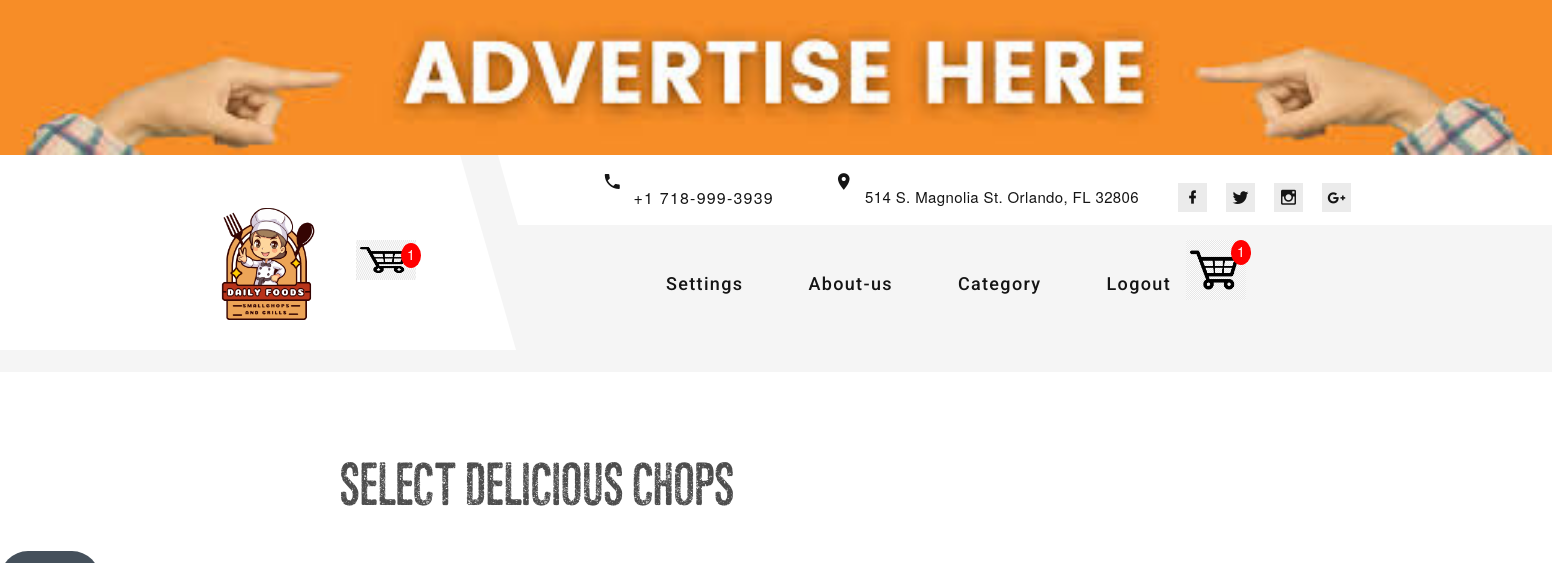
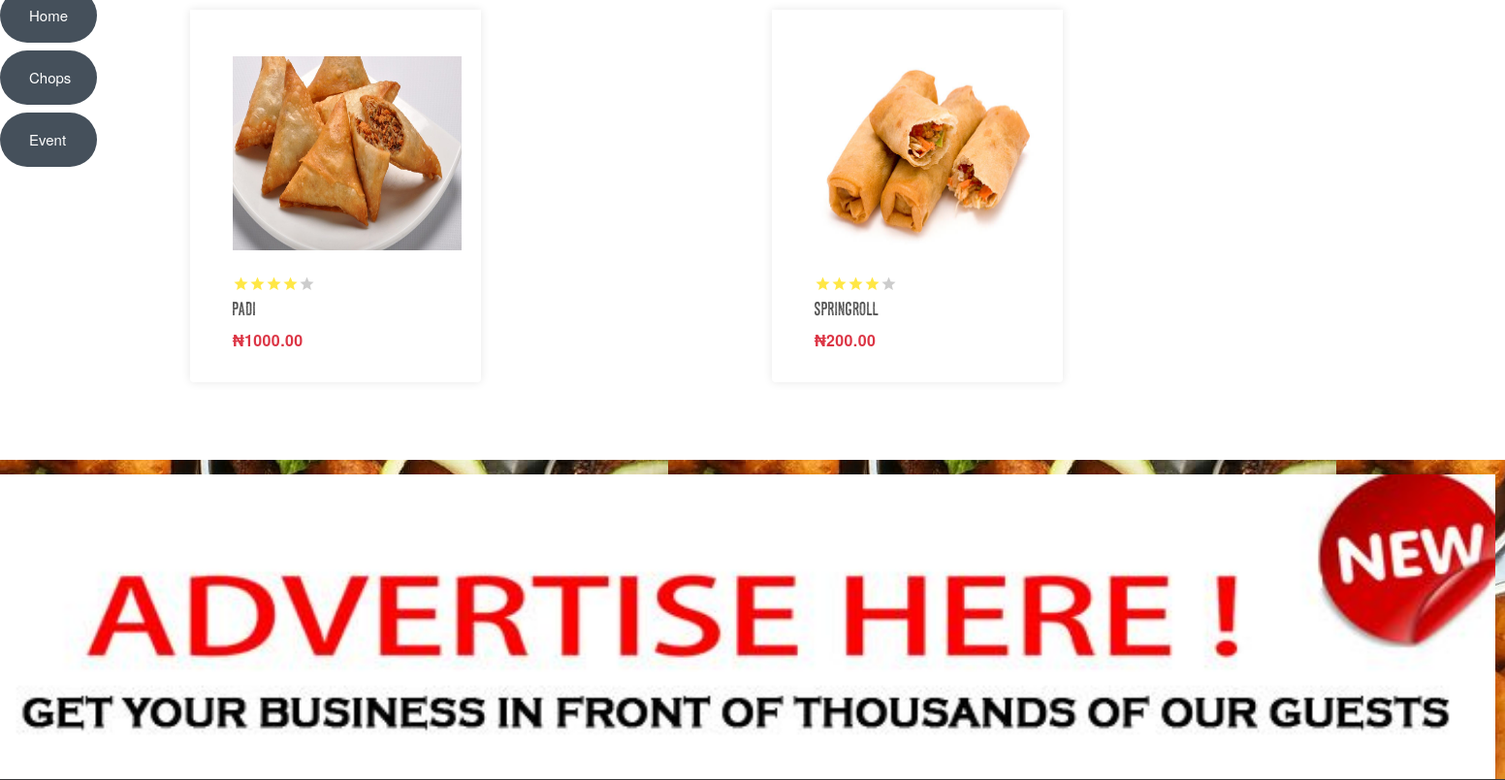
The page /chops/ (signed in, upper part) on the database as committed earlier (2 pictures, top to bottom).
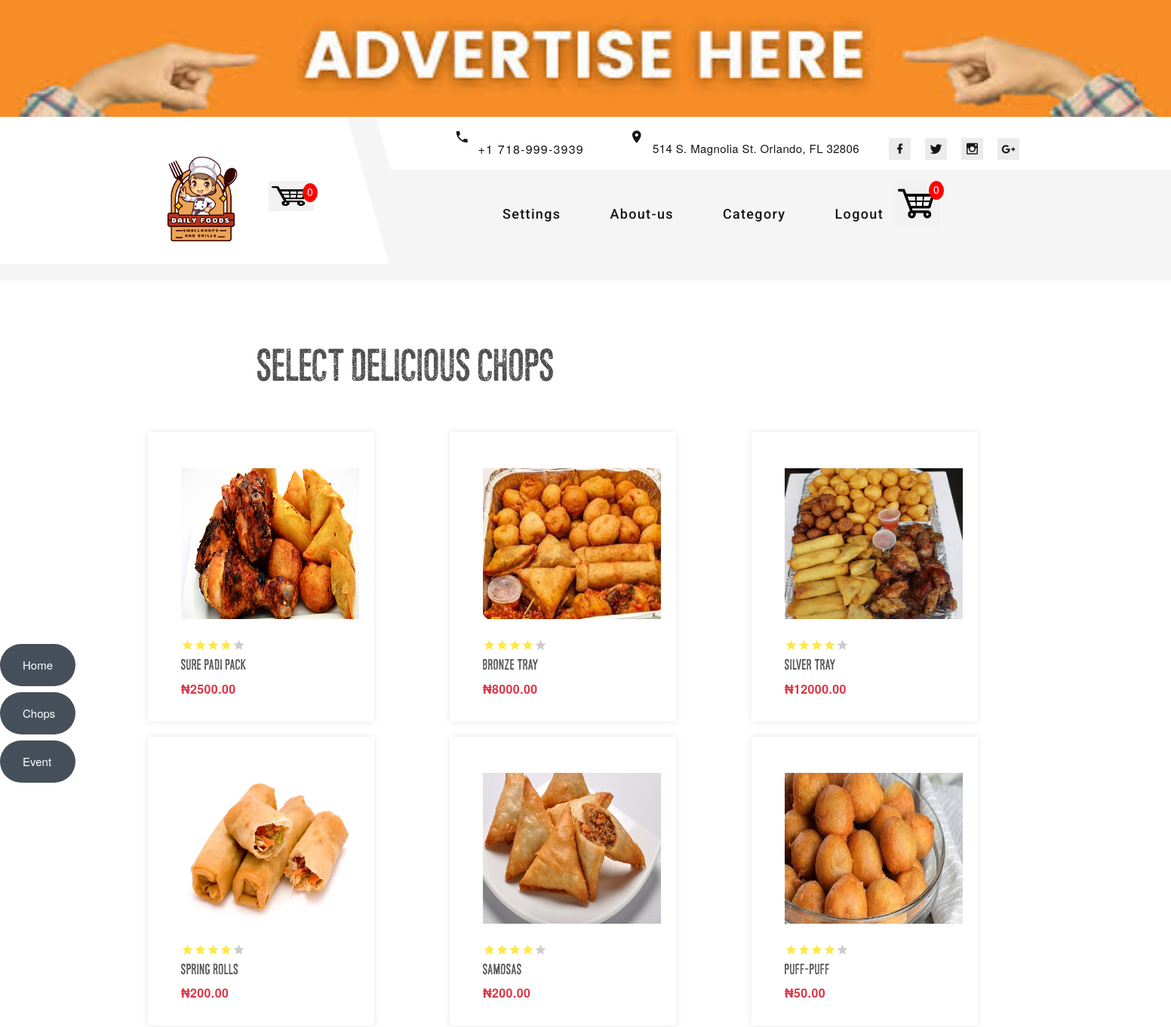
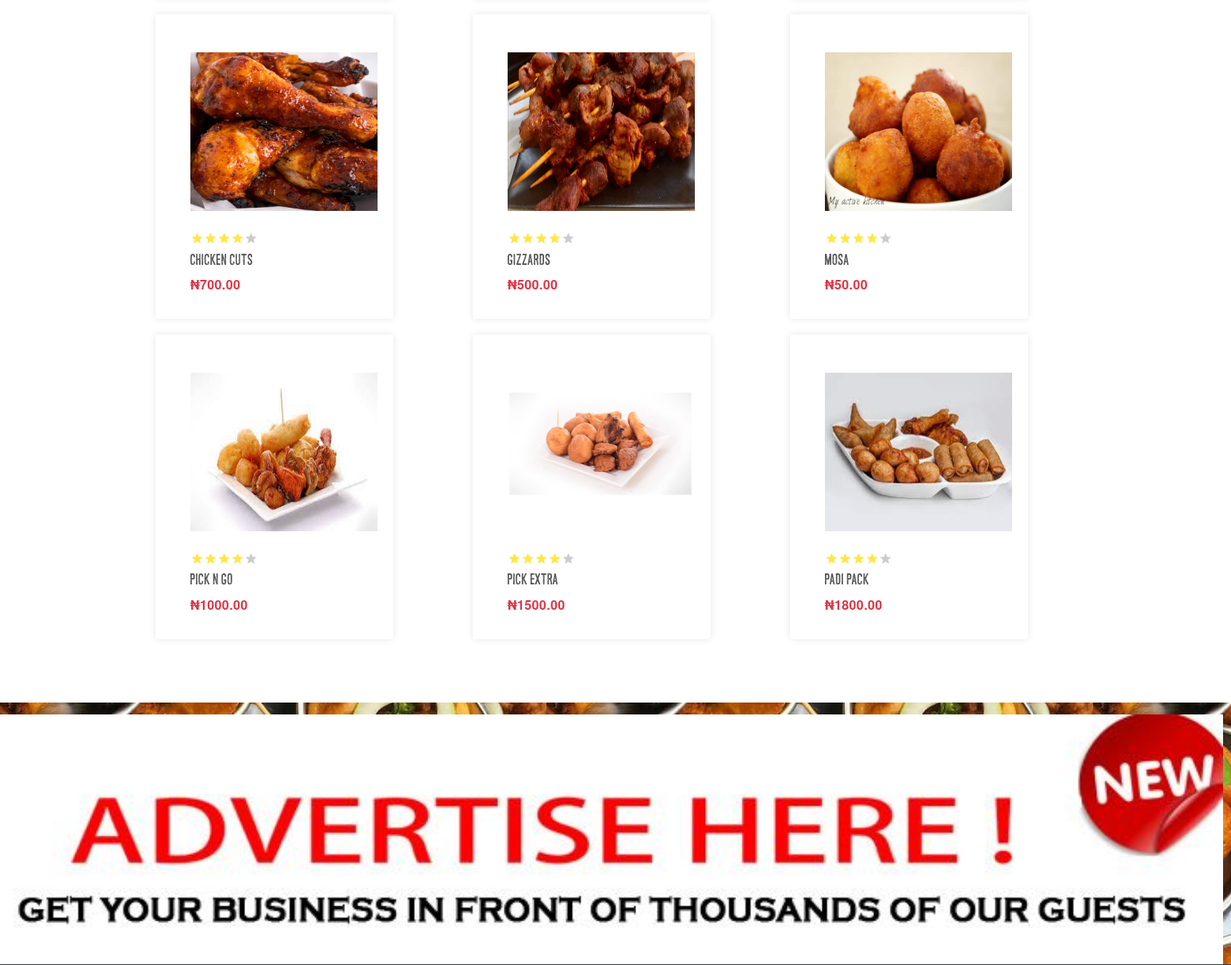
The same page on the database as committed later (2 pictures, top to bottom).
### smallchop/models.py (models this page shows, shortened)
class Product(models.Model):
    name = models.CharField(max_length=200, null=True)
    price = models.DecimalField(max_digits=7, decimal_places=2)
    description = models.TextField( max_length=500, null=True)
    reviews = models.ManyToManyField('smallchop.Review', blank=True, related_name="product_reviews")
    date_created = models.DateTimeField(auto_now_add=True, null=True)
    category = models.ManyToManyField(Category, related_name='products')
    image = models.ImageField( upload_to="images/products", null=True, blank=True)
    @property
    def imageURL(self):
        try:
            url = self.image.url
        except:
            url = ''
        return url

### smallchop/decorators.py (the view)
        def wrapper_func(request, *args, **kwargs):
            group = None
            if request.user.groups.exists():
                group = request.user.groups.all()[0].name
            if group in allowed_roles:
              return view_func(request, *args, **kwargs)
            else:
                return HttpResponse('you are not allowed to view this page')

### smallchop/models.py (called while the page is built)
    @property
    def get_cart_items(self):
        orderitems = self.orderitem_set.all()
        total = sum([item.quantity for item in orderitems])
        return total

### smallchop/utils.py (called while the page is built)
def cartData(request):
    items = []
    order = {'get_cart_total': 0, 'get_cart_items': 0, 'shipping': False}
    cartItems = order['get_cart_items']
    if request.user.is_authenticated:
        customer = request.user.customer
        order, created = Order.objects.get_or_create(customer=customer, complete=False)
        items = order.orderitem_set.all()
        cartItems = order.get_cart_items
    return {'items': items, 'order': order, 'cartItems': cartItems}

### smallchop/views.py (called while the page is built)
@login_required(login_url='login')
@allowed_users(allowed_roles=['customer'])
def ChopsView(request):
    data = cartData(request)
    cartItems = data['cartItems']
    items = data['items']
    categories = Category.objects.all()
    products = Product.objects.all()
    context = {'products':products, 'categories':categories, 'items': items, 'cartItems':cartItems}
    return render(request, "chops/chops.html", context)

### templates/chops/chops.html (shortened to what this page needs)
{% extends "chops/base.html" %}
{% block content %}
<section class="section section-lg bg-default">
    <div class="container">
      <h3 class="oh-desktop"><span class="d-inline-block wow slideInUp">Select Delicious Chops</span></h3>
      <div class="row row-lg row-30">
        <div class="col-sm-6 col-g-4 col-xl-3">
            {% for product in products %}
            <article class="product wow fadeInLeft" data-wow-delay=".15s">
              <div class="product-figure " ><img class="img_products " src="{{product.imageURL}}" alt="product_image" width="300" height="300"/>
              </div>
              <div class="product-rating"><span class="mdi mdi-star"></span><span class="mdi mdi-star"></span><span class="mdi mdi-star"></span><span class="mdi mdi-star"></span><span class="mdi mdi-star text-gray-13"></span>
              </div>
              <h6 class="product-title">{{product.name}}</h6>
              <div class="product-price-wrap">
                <div class="product-price">₦{{product.price|floatformat:2}}</div>
              </div>
              <div class="product-button">
              </div>
            </article>
            {% endfor %}
          </div>
       </div>
    </div>
  </section>
  {% endblock %}

### templates/chops/base.html (shortened to what this page needs)
{% load static %}
<!DOCTYPE html>
<html class="wide wow-animation" lang="en">
  <head>
    <link rel="stylesheet" href="https://stackpath.bootstrapcdn.com/bootstrap/4.4.1/css/bootstrap.min.css">
	<link rel="stylesheet" type="text/css" href="{% static 'css/main.css' %}">
    <link rel="stylesheet" href="{% static 'css/bootstrap.css' %}">
    <link rel="stylesheet" href="{% static 'css/fonts.css' %}">
    <link rel="stylesheet" href="{% static 'css/style.css' %}">
    <div>
      <a class=" ai section section-banner text-center d-none d-xl-block" href="https://www.templatemonster.com/intense-multipurpose-html-template.html"><img src="{% static 'images/banner/advt_b.jpg' %}" alt="" width="1600" height="310"></a>
      <header class="section page-header">
        <div class="rd-navbar-wrap">
          <nav class="rd-navbar rd-navbar-modern" data-layout="rd-navbar-fixed" data-sm-layout="rd-navbar-fixed" data-md-layout="rd-navbar-fixed" data-md-device-layout="rd-navbar-fixed" data-lg-layout="rd-navbar-static" data-lg-device-layout="rd-navbar-fixed" data-xl-layout="rd-navbar-static" data-xl-device-layout="rd-navbar-static" data-xxl-layout="rd-navbar-static" data-xxl-device-layout="rd-navbar-static" data-lg-stick-up-offset="56px" data-xl-stick-up-offset="56px" data-xxl-stick-up-offset="56px" data-lg-stick-up="true" data-xl-stick-up="true" data-xxl-stick-up="true">
            <div class="rd-navbar-inner-outer">
              <div class="rd-navbar-inner">
                <div class="rd-navbar-panel">
                  <div class="rd-navbar-brand"><a  href="{% url 'index'%}"><img class="brand-logo-dark" src="{% static 'images/logo/Logo1.png' %}" alt="" width="198" height="66"/></a></div>
                      <a   href="{% url 'cart' %}">
                        <img class="img_logo" id="cart-icon" src="{% static 'images/index/cart.png' %}">
                      </a>
                          <p class="pi" id="cart-total">{{cartItems}}</p>
                </div>
                <div class="rd-navbar-right rd-navbar-nav-wrap">
                  <div class="rd-navbar-aside">
                    <ul class="rd-navbar-contacts-2">
                      <li>
                        <div class="unit unit-spacing-xs">
                          <div class="unit-left"><span class="icon mdi mdi-phone"></span></div>
                          <div class="unit-body"><a class="phone" href="tel:#">+1 718-999-3939</a></div>
                        </div>
                      </li>
                      <li>
                        <div class="unit unit-spacing-xs">
                          <div class="unit-left"><span class="icon mdi mdi-map-marker"></span></div>
                          <div class="unit-body"><a class="address" href="#">514 S. Magnolia St. Orlando, FL 32806</a></div>
                        </div>
                      </li>
                    </ul>
                    <ul class="list-share-2">
                      <li><a class="icon mdi mdi-facebook" href="#"></a></li>
                      <li><a class="icon mdi mdi-twitter" href="#"></a></li>
                      <li><a class="icon mdi mdi-instagram" href="#"></a></li>
                      <li><a class="icon mdi mdi-google-plus" href="#"></a></li>
                    </ul>
                  </div>
                  <div class="rd-navbar-main">
                    <div class="form-inline my-2 my-lg-0">
                      <ul class="rd-navbar-nav">
                            <li class="rd-nav-item" id="settingDropdown">
                              <a class="rd-nav-link" href="#">Settings </a>
                          </li>
                          <li class="rd-nav-item"><a class="rd-nav-link" href="{% url 'aboutus'%}">About-us</a></li>
                          <li class="rd-nav-item" id="categoryDropdown">
                            <a class="rd-nav-link" href="#">Category </a>
                        </li>
                          {% if request.user.is_authenticated %}
                          <li class="rd-nav-item"><a class="rd-nav-link" href="{% url 'logout' %}">Logout</a></li>
                          {% else %}
                          <li class="rd-nav-item"><a class="rd-nav-link" href="{% url 'login' %}">Login</a></li>
                        {% endif %}
                        <a href="{% url 'cart' %}">
                          <img  id="cart-icon" src="{% static 'images/index/cart.png' %}">
                        </a>
                            <p class="pi" id="cart-total">{{cartItems}}</p>
                      </ul>
                    </div>
                </div>
              </div>
            </div>
          </nav>
        </div>
      </header>
      <nav id="navbar" class="navbar nav-menu"  >
        <ul class="ulu">
          <a href="{% url 'index' %}" class="bx bx-home"> <span>Home</span></a>
          <li><a href="{% url 'chops' %}" > <span>Chops</span></a></li>
          <li><a href="{% url 'event_form' %}"> <span>Event</span></a></li>
        </ul>
      </nav>
  {% block content %}{% endblock %}
  <a class="section section-banner" href="https://www.templatemonster.com/intense-multipurpose-html-template.html"><img src="{% static 'images/banner/adv-here.jpg' %}" alt="" width="1600" height="310"></a>
</div>
</body>
</html>

### static/css/main.css (style rules this page uses)
h1,h2,h3,h4,h5,h6 { color:hsl(0, 0%, 30%); }
.product { margin-left: 20px; margin-bottom: 20px; border-radius: 0 0 4px 4px; }
#cart-icon { width:25px; display: inline-block; margin-left: 15px; }
#cart-total { display: block; text-align: center; color:#fff; background-color: red; width: 20px; height: 25px; border-radius: 50%; font-size: 14px; }

Rows that differ between the two databases and show on the page:
removed Product: imageURL (picture), name "padi", price "1000.00"
removed Product: imageURL (picture), name "springroll", price "200.00"
added Product: imageURL (picture), name "Sure Padi pack", price "2500.00"
added Product: imageURL (picture), name "Bronze Tray", price "8000.00"
added Product: imageURL (picture), name "Silver Tray", price "12000.00"
added Product: imageURL (picture), name "Spring rolls", price "200.00"
added Product: imageURL (picture), name "Samosas", price "200.00"
added Product: imageURL (picture), name "Puff-Puff", price "50.00"
added Product: imageURL (picture), name "Chicken cuts", price "700.00"
added Product: imageURL (picture), name "Gizzards", price "500.00"
added Product: imageURL (picture), name "Mosa", price "50.00"
added Product: imageURL (picture), name "Pick n Go", price "1000.00"
added Product: imageURL (picture), name "Pick Extra", price "1500.00"
added Product: imageURL (picture), name "Padi pack", price "1800.00"
Other text that changed with them:
{{ cartItems }}: "1" → "0"
